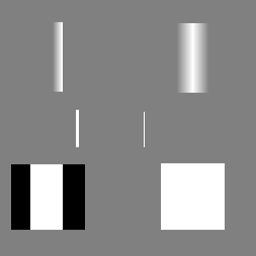
%> input picture HW05/HW05_EBMECSDS_361461_Images/edges.tif, 256 x 256 px
$ octave HW5Q4.m   (GNU Octave 9; MATLAB toolbox functions it lacks are replaced by stand-ins)
%> lines starting %> are read from the running program, lines starting %| are printed output that depends on the picture; in (x1, y1, x2, y2) boxes, pixels count from 0 and x2, y2 are one past the last pixel; in counts of white or black regions, pixels touching at a corner belong together; the program's own positions count from 1
edges=imread("edges.tif");
%> edges is the input picture: size 256x256x3 uint8; min 0, max 255, mean 138.2
wheel=imread("wheel.tif");
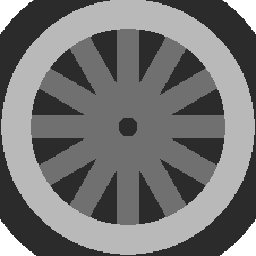
%> input picture HW05/HW05_EBMECSDS_361461_Images/wheel.tif, 256 x 256 px
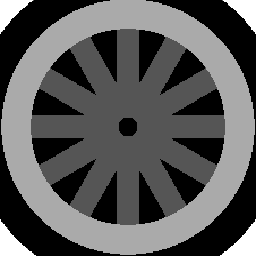
%> wheel: size 256x256 uint8; min 0, max 3, mean 1.05; drawn with min black and max white
edges=im2gray(edges);
%> edges: size 256x256 uint8
wheel=im2gray(wheel);
edges=double(edges);
%> edges: size 256x256 double
wheel=double(wheel);
%> wheel: size 256x256 double
[m,n]=size(edges);
%> m = 256; n = 256


edges_freq=fftshift(fft2(edges));
wheel_freq=fftshift(fft2(wheel));
ILPF=zeros(m,n);
Gau=zeros(m,n);
r=(m+n)/8;
%> r = 64
sigma=(m+n)/16;
%> sigma = 32
mu=0;

for i=1:m
    for j=1:n
        if ((m/2-i)^2+(n/2-j)^2) < r^2
        ILPF(i,j)=1;

        end
        x=sqrt((m/2-i)^2+(n/2-j)^2);
        Gau(i,j)=(1 / (sigma * sqrt(2 * pi))) * exp(-((x - mu).^2) / (2 * sigma^2));

    end
end
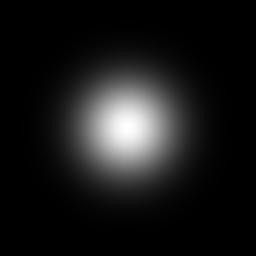
%> Gau: size 256x256 double; min 1.4e-09, max 0.0125, mean 0.00122; drawn with min black and max white
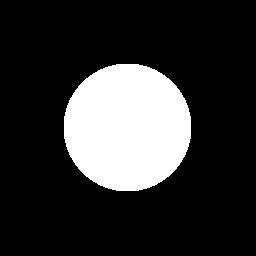
%> ILPF: size 256x256 double; values 0 (black) and 1 (white), 19.6% white; 1 white region, box (x1, y1, x2, y2) and area: (64, 64, 191, 191) 12849

edges_freq_ILPF=edges_freq.*ILPF;
edges_freq_Gau=edges_freq.*Gau;
wheel_freq_ILPF=wheel_freq.*ILPF;
wheel_freq_Gau=wheel_freq.*Gau;

edges_ILPF=ifft2(ifftshift(edges_freq_ILPF));
edges_Gau=ifft2(ifftshift(edges_freq_Gau));
wheel_ILPF=ifft2(ifftshift(wheel_freq_ILPF));
wheel_Gau=ifft2(ifftshift(wheel_freq_Gau));

tiledlayout(7,2)
nexttile
imagesc(edges)
title('eages Cartesian domain')
colormap('gray')
nexttile
imagesc(wheel)
title('wheel Cartesian domain')
colormap('gray')
nexttile
imagesc(abs(edges_freq))
title('edges frequency domain')
colormap('gray')
nexttile
imagesc(abs(wheel_freq))
title('wheel frequency domain')
colormap('gray')
nexttile
imagesc(abs(edges_freq_ILPF))
title('edges ILPF frequency domain')
colormap('gray')
nexttile
imagesc(abs(wheel_freq_ILPF))
title('wheel ILPF frequency domain')
colormap('gray')
nexttile
imagesc(abs(edges_ILPF))
title('edges ILPF Cartesian domain')
colormap('gray')
nexttile
imagesc(abs(wheel_ILPF))
title('wheel ILPF Cartesian domain')
colormap('gray')
nexttile
imagesc(abs(edges_freq_Gau))
title('edges Gaussian frequency domain')
colormap('gray')
nexttile
imagesc(abs(wheel_freq_Gau))
title('wheel Gaussian frequency domain')
colormap('gray')
nexttile
imagesc(abs(edges_Gau))
title('edges Gaussian Cartesian domain')
colormap('gray')
nexttile
imagesc(abs(wheel_Gau))
title('wheel Gaussian Cartesian domain')
colormap('gray')
nexttile
imagesc(ILPF)
title('Ideal Low-pass Filter (ILPF)')
colormap('gray')
nexttile
imagesc(Gau)
title('Gaussian Low-pass Filter')
colormap('gray')
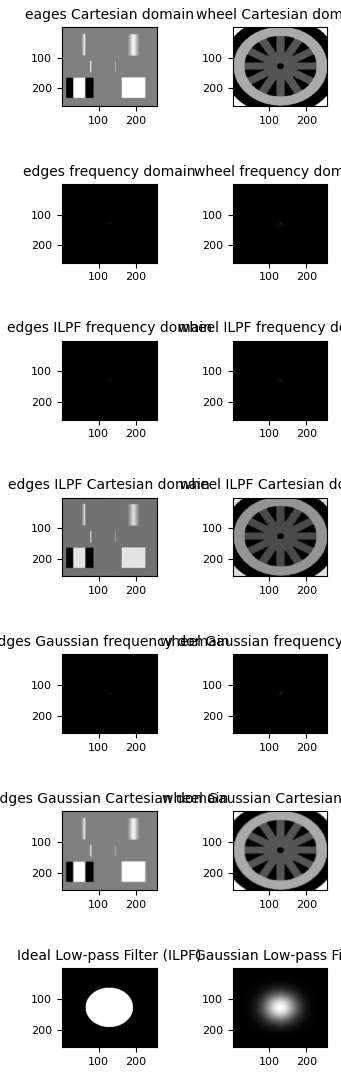
%> figure redrawn from the program's plot data, 14 panels
